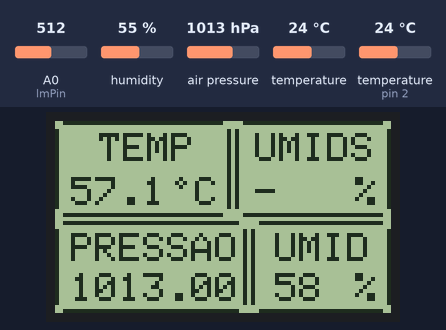
Simulated run of this sketch. Board: Arduino Uno, built with avr-gcc and run on an emulated ATmega328P. Parts: 84×48 one-colour display. Inputs (shaded band) come from the test bench; at power-on: humidity 55 %, air pressure 1013 hPa, A0 (lmPin) = 512, temperature 24 °C, temperature (sensor on pin 2) 24 °C. What the sketch prints to the serial monitor is not drawn.

Above: at 3.2 s.
3.3 s: humidity set to 22 %
At 7.4 s:
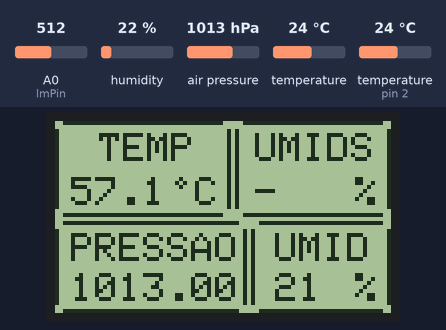
7.8 s: air pressure set to 952 hPa
At 10.4 s:
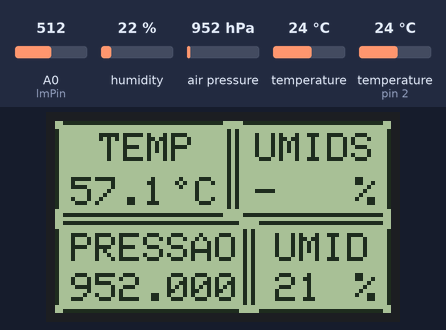
12.3 s: A0 (lmPin) set to 716
At 14.4 s:
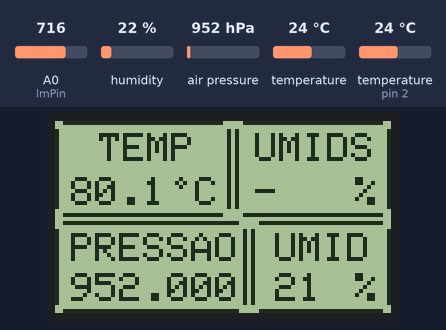
16.8 s: humidity set to 40 %
At 21.3 s:
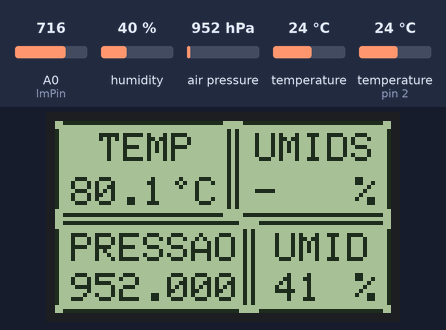
21.9 s: air pressure set to 975 hPa
At 25.3 s:
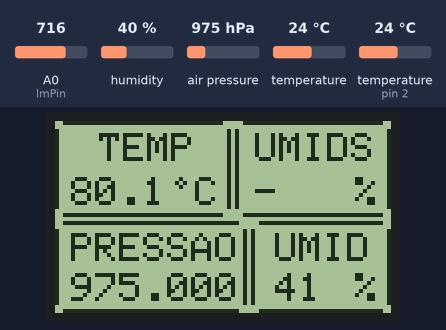
26.4 s: A0 (lmPin) set to 992
At 28.2 s:
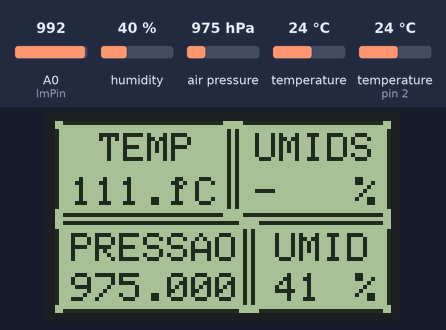
Timing chart, 0 to 29.7 s (numbered marks = the images above; inputs shaded):
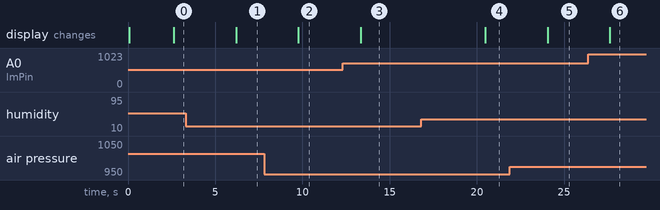

Measured:
- after the input at 3.3 s, the display: changes after 2.9 s (image 1)
- after the input at 7.8 s, the display: changes after 2.0 s (image 2)
- after the input at 12.3 s, the display: changes after 1.0 s (image 3)
- after the input at 16.8 s, the display: changes after 3.7 s (image 4)
- after the input at 21.9 s, the display: changes after 2.2 s (image 5)
- after the input at 26.4 s, the display: changes after 1.2 s (image 6)

The sketch:

Estacao_6.ino
```cpp
#include <SFE_BMP180.h>
#include <Wire.h>
#include <SPI.h>
#include <Adafruit_GFX.h>
#include <Adafruit_PCD8544.h>
#include <dht11.h>

dht11 sensor;
SFE_BMP180 pressure;
Adafruit_PCD8544 display = Adafruit_PCD8544(8, 9, 10, 11, 12);

#define ALTITUDE 760.0 // Altitude of SparkFun's HQ in Boulder, CO. in meters

int lmPin = A0;
float pressao = 0;
int porcento = 0;
float temperatura = 0;


void setup()
{
  Serial.begin(115200);
  display.begin();
  pinMode(lmPin, INPUT);
  if (pressure.begin())
    Serial.println("BMP180 init success");
  else
  {
    Serial.println("BMP180 init fail\n\n");
    while(1);
  }

  // Ajusta o contraste do display
  display.setContrast(10);
  // Apaga o buffer e o display
  display.clearDisplay();
  // Define tamanho do texto e cor
  display.setTextSize(1);
  display.setTextColor(BLACK);

  // Retangulo temperatura
  display.drawRoundRect(0,0, 44,24, 3, 2);
  // Texto inicial temperatura
  display.setCursor(11,3);  // Seta a posição do cursor
  display.println("TEMP");
  display.setCursor(5,14);
  display.println("----");
  display.setCursor(29,14);
  display.drawCircle(31, 15, 1,1);
  display.println(" C");

  // Retangulo umidade solo
  display.drawRoundRect(45,0, 39 ,24, 3, 2);
  // Texto inicial Umidade solo
  display.setCursor(50,3);
  display.println("UMIDS");
  display.setCursor(50,14);
  display.println("----");
  display.setCursor(75,14);
  display.println("%");

  // Retangulo pressao
  display.drawRoundRect(0,25, 48 ,23, 3, 2);
  // Texto inicial Pressao
  display.setCursor(4,28);
  display.println("PRESSAO");
  display.setCursor(6,38);
  display.println("----");
  display.display();

  // Retangulo umidade
  display.drawRoundRect(49, 25, 35,23, 3, 2);
  // Texto inicial umidade
  display.setCursor(55,28);
  display.println("UMID");
  display.setCursor(75,38);
  display.println("%");
  display.setCursor(60,38);
  display.println("--");
  display.display();

  delay(1000);

}

void loop()
{
  char status;
  double T = 0;
  double P = 0;
  double p0 = 0;
  double a = 0;

  pressao = 0;
  porcento = 0;
  temperatura = 0;

  delay(500);

  status = pressure.startTemperature();
  if (status != 0)
  {
    delay(status);

    status = pressure.getTemperature(T);
    if (status != 0)
    {
      status = pressure.startPressure(3);
      if (status != 0)
      {
        delay(status);

        status = pressure.getPressure(P,T);
        if (status != 0)
        {
          // Print out the measurement:
          pressao = P;
        }
        else Serial.println("error retrieving pressure measurement\n");
      }
      else Serial.println("error starting pressure measurement\n");
    }
    else Serial.println("error retrieving temperature measurement\n");
  }
  else Serial.println("error starting temperature measurement\n");

  int chk = sensor.read(2);
  switch(chk) {
    case DHTLIB_OK:
      break;
    case DHTLIB_ERROR_CHECKSUM:
      break;
    case DHTLIB_ERROR_TIMEOUT:
      break;
    default:
      break;
  }
  delay(500);
  analogReference(INTERNAL);
  porcento = (((float)sensor.humidity)*1.1215*1.02) - 4.1054;
  analogReference(DEFAULT);
  delay(500);

  temperatura = (tempC()*1.0257)-0.496;

  // Apresentação de dados
  // Atualiza valor da umidade do solo
  display.fillRect(50,13, 23 , 10, 0);
  display.setCursor(50,14);
  display.println('-');

  // Atualiza valor da temperatura
  display.fillRect(4,13, 25 , 10, 0);
  display.setCursor(4,14);
  display.println(temperatura,1);

  // Atualiza valor da pressao
  display.fillRect(4, 37, 35 , 10, 0);
  display.setCursor(4,38);
  display.println(pressao,2);

  // Atualiza valor da umidade
  display.fillRect(50, 37, 23 , 10, 0);
  display.setCursor(55,38);
  display.println(porcento);

  display.display();

  delay(2000);
}

float tempC() {
  analogReference(INTERNAL);
  float raw = analogRead(lmPin);
  analogReference(DEFAULT);
  float percent = raw/1023.0; // <2>
  float volts = percent*1.1*1.02; // <3>
  return 100.0*volts; // <4>
}
```
